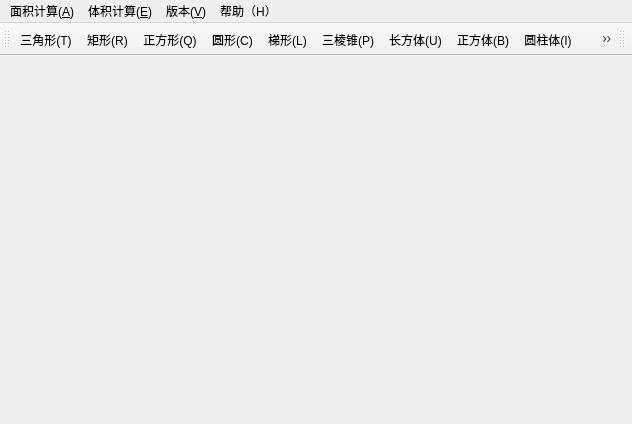
<?xml version="1.0" encoding="UTF-8"?>
<ui version="4.0">
 <class>MainWindow</class>
 <widget class="QMainWindow" name="MainWindow">
  <property name="geometry">
   <rect>
    <x>0</x>
    <y>0</y>
    <width>632</width>
    <height>424</height>
   </rect>
  </property>
  <property name="windowTitle">
   <string>几何图形计算 1.0</string>
  </property>
  <widget class="QWidget" name="centralWidget">
   <widget class="QLabel" name="label">
    <property name="geometry">
     <rect>
      <x>40</x>
      <y>30</y>
      <width>511</width>
      <height>281</height>
     </rect>
    </property>
    <property name="text">
     <string/>
    </property>
   </widget>
   <widget class="QLabel" name="label_2">
    <property name="geometry">
     <rect>
      <x>-100</x>
      <y>-30</y>
      <width>801</width>
      <height>411</height>
     </rect>
    </property>
    <property name="styleSheet">
     <string notr="true">image: url(:/iocFile/images/bitbug_favicon.png);
</string>
    </property>
    <property name="text">
     <string/>
    </property>
   </widget>
   <widget class="QLabel" name="label_3">
    <property name="geometry">
     <rect>
      <x>1</x>
      <y>4</y>
      <width>631</width>
      <height>351</height>
     </rect>
    </property>
    <property name="styleSheet">
     <string notr="true">image: url(:/iocFile/images/9.ico);</string>
    </property>
    <property name="text">
     <string/>
    </property>
   </widget>
   <widget class="QLabel" name="label_4">
    <property name="geometry">
     <rect>
      <x>0</x>
      <y>0</y>
      <width>621</width>
      <height>351</height>
     </rect>
    </property>
    <property name="text">
     <string/>
    </property>
   </widget>
  </widget>
  <widget class="QMenuBar" name="menuBar">
   <property name="geometry">
    <rect>
     <x>0</x>
     <y>0</y>
     <width>632</width>
     <height>26</height>
    </rect>
   </property>
   <widget class="QMenu" name="menu_A">
    <property name="title">
     <string>面积计算(&amp;A)</string>
    </property>
    <addaction name="action_Triangle"/>
    <addaction name="action_Rectangle"/>
    <addaction name="action_Square"/>
    <addaction name="action_Circle"/>
    <addaction name="action_Trapezoid"/>
    <addaction name="separator"/>
    <addaction name="action_Exit"/>
   </widget>
   <widget class="QMenu" name="menu_E">
    <property name="title">
     <string>体积计算(&amp;E)</string>
    </property>
    <addaction name="action_Triangular"/>
    <addaction name="action_Cuboid"/>
    <addaction name="action_Cube"/>
    <addaction name="action_Cylinder"/>
    <addaction name="action_Globe"/>
    <addaction name="action_Cone"/>
   </widget>
   <widget class="QMenu" name="menu_V">
    <property name="title">
     <string>版本(&amp;V)</string>
    </property>
    <widget class="QMenu" name="menu1_0">
     <property name="title">
      <string>1.0</string>
     </property>
     <addaction name="action_3"/>
    </widget>
    <widget class="QMenu" name="menu">
     <property name="title">
      <string>更多</string>
     </property>
     <addaction name="action_5"/>
    </widget>
    <addaction name="menu1_0"/>
    <addaction name="menu"/>
   </widget>
   <widget class="QMenu" name="menu_H">
    <property name="title">
     <string>帮助（H）</string>
    </property>
    <addaction name="action"/>
    <addaction name="separator"/>
    <addaction name="action_2"/>
   </widget>
   <addaction name="menu_A"/>
   <addaction name="menu_E"/>
   <addaction name="menu_V"/>
   <addaction name="menu_H"/>
  </widget>
  <widget class="QToolBar" name="toolBar">
   <property name="windowTitle">
    <string>toolBar</string>
   </property>
   <attribute name="toolBarArea">
    <enum>TopToolBarArea</enum>
   </attribute>
   <attribute name="toolBarBreak">
    <bool>false</bool>
   </attribute>
   <addaction name="action_Triangle"/>
   <addaction name="action_Rectangle"/>
   <addaction name="action_Square"/>
   <addaction name="action_Circle"/>
   <addaction name="action_Trapezoid"/>
   <addaction name="action_Triangular"/>
   <addaction name="action_Cuboid"/>
   <addaction name="action_Cube"/>
   <addaction name="action_Cylinder"/>
   <addaction name="action_Globe"/>
   <addaction name="action_Cone"/>
   <addaction name="separator"/>
   <addaction name="action_Exit"/>
  </widget>
  <widget class="QToolBar" name="toolBar_2">
   <property name="windowTitle">
    <string>toolBar_2</string>
   </property>
   <attribute name="toolBarArea">
    <enum>TopToolBarArea</enum>
   </attribute>
   <attribute name="toolBarBreak">
    <bool>false</bool>
   </attribute>
  </widget>
  <action name="action_Triangle">
   <property name="icon">
    <iconset>
     <normaloff>images/triangle.png</normaloff>images/triangle.png</iconset>
   </property>
   <property name="text">
    <string>三角形(&amp;T)</string>
   </property>
   <property name="shortcut">
    <string>Ctrl+T</string>
   </property>
  </action>
  <action name="action_Rectangle">
   <property name="icon">
    <iconset resource="menu.qrc">
     <normaloff>:/iocFile/images/rectangle.jpg</normaloff>:/iocFile/images/rectangle.jpg</iconset>
   </property>
   <property name="text">
    <string>矩形(&amp;R)</string>
   </property>
   <property name="shortcut">
    <string>Ctrl+R</string>
   </property>
  </action>
  <action name="action_Square">
   <property name="icon">
    <iconset resource="menu.qrc">
     <normaloff>:/iocFile/images/square.jpg</normaloff>:/iocFile/images/square.jpg</iconset>
   </property>
   <property name="text">
    <string>正方形(&amp;Q)</string>
   </property>
   <property name="shortcut">
    <string>Ctrl+S</string>
   </property>
  </action>
  <action name="action_Circle">
   <property name="icon">
    <iconset resource="menu.qrc">
     <normaloff>:/iocFile/images/circle.jpg</normaloff>:/iocFile/images/circle.jpg</iconset>
   </property>
   <property name="text">
    <string>圆形(&amp;C)</string>
   </property>
   <property name="shortcut">
    <string>Ctrl+C</string>
   </property>
  </action>
  <action name="action_Trapezoid">
   <property name="icon">
    <iconset resource="menu.qrc">
     <normaloff>:/iocFile/images/trapezoid.jpg</normaloff>:/iocFile/images/trapezoid.jpg</iconset>
   </property>
   <property name="text">
    <string>梯形(&amp;L)</string>
   </property>
   <property name="shortcut">
    <string>Ctrl+L</string>
   </property>
  </action>
  <action name="action_Exit">
   <property name="icon">
    <iconset resource="menu.qrc">
     <normaloff>:/iocFile/images/exit.jpg</normaloff>:/iocFile/images/exit.jpg</iconset>
   </property>
   <property name="text">
    <string>退出(&amp;X)</string>
   </property>
   <property name="shortcut">
    <string>Ctrl+X</string>
   </property>
  </action>
  <action name="action_Triangular">
   <property name="icon">
    <iconset resource="menu.qrc">
     <normaloff>:/iocFile/images/triangularPyramid.jpg</normaloff>:/iocFile/images/triangularPyramid.jpg</iconset>
   </property>
   <property name="text">
    <string>三棱锥(&amp;P)</string>
   </property>
   <property name="shortcut">
    <string>Ctrl+P</string>
   </property>
  </action>
  <action name="action_Cuboid">
   <property name="icon">
    <iconset resource="menu.qrc">
     <normaloff>:/iocFile/images/cuboid.jpg</normaloff>:/iocFile/images/cuboid.jpg</iconset>
   </property>
   <property name="text">
    <string>长方体(&amp;U)</string>
   </property>
   <property name="shortcut">
    <string>Ctrl+U</string>
   </property>
  </action>
  <action name="action_Cube">
   <property name="icon">
    <iconset resource="menu.qrc">
     <normaloff>:/iocFile/images/cude.jpg</normaloff>:/iocFile/images/cude.jpg</iconset>
   </property>
   <property name="text">
    <string>正方体(&amp;B)</string>
   </property>
   <property name="shortcut">
    <string>Ctrl+B</string>
   </property>
  </action>
  <action name="action_Cylinder">
   <property name="icon">
    <iconset resource="menu.qrc">
     <normaloff>:/iocFile/images/cylinder.jpg</normaloff>:/iocFile/images/cylinder.jpg</iconset>
   </property>
   <property name="text">
    <string>圆柱体(&amp;I)</string>
   </property>
   <property name="shortcut">
    <string>Ctrl+I</string>
   </property>
  </action>
  <action name="action_Globe">
   <property name="icon">
    <iconset resource="menu.qrc">
     <normaloff>:/iocFile/images/globe.jpg</normaloff>:/iocFile/images/globe.jpg</iconset>
   </property>
   <property name="text">
    <string>球体(&amp;G)</string>
   </property>
   <property name="shortcut">
    <string>Ctrl+G</string>
   </property>
  </action>
  <action name="action_Cone">
   <property name="icon">
    <iconset resource="menu.qrc">
     <normaloff>:/iocFile/images/cone.jpg</normaloff>:/iocFile/images/cone.jpg</iconset>
   </property>
   <property name="text">
    <string>圆锥体(&amp;O)</string>
   </property>
   <property name="shortcut">
    <string>Ctrl+O</string>
   </property>
  </action>
  <action name="action">
   <property name="icon">
    <iconset resource="menu.qrc">
     <normaloff>:/iocFile/images/help.png</normaloff>:/iocFile/images/help.png</iconset>
   </property>
   <property name="text">
    <string>使用说明</string>
   </property>
  </action>
  <action name="action_2">
   <property name="icon">
    <iconset resource="menu.qrc">
     <normaloff>:/iocFile/images/bitbug_favicon (1).ico</normaloff>:/iocFile/images/bitbug_favicon (1).ico</iconset>
   </property>
   <property name="text">
    <string>关于作者</string>
   </property>
  </action>
  <action name="action_3">
   <property name="icon">
    <iconset resource="menu.qrc">
     <normaloff>:/iocFile/images/D4.png</normaloff>:/iocFile/images/D4.png</iconset>
   </property>
   <property name="text">
    <string>版本特性</string>
   </property>
  </action>
  <action name="action_5">
   <property name="text">
    <string>&lt;暂无&gt;</string>
   </property>
  </action>
 </widget>
 <layoutdefault spacing="6" margin="11"/>
 <resources>
  <include location="menu.qrc"/>
 </resources>
 <connections/>
</ui>
